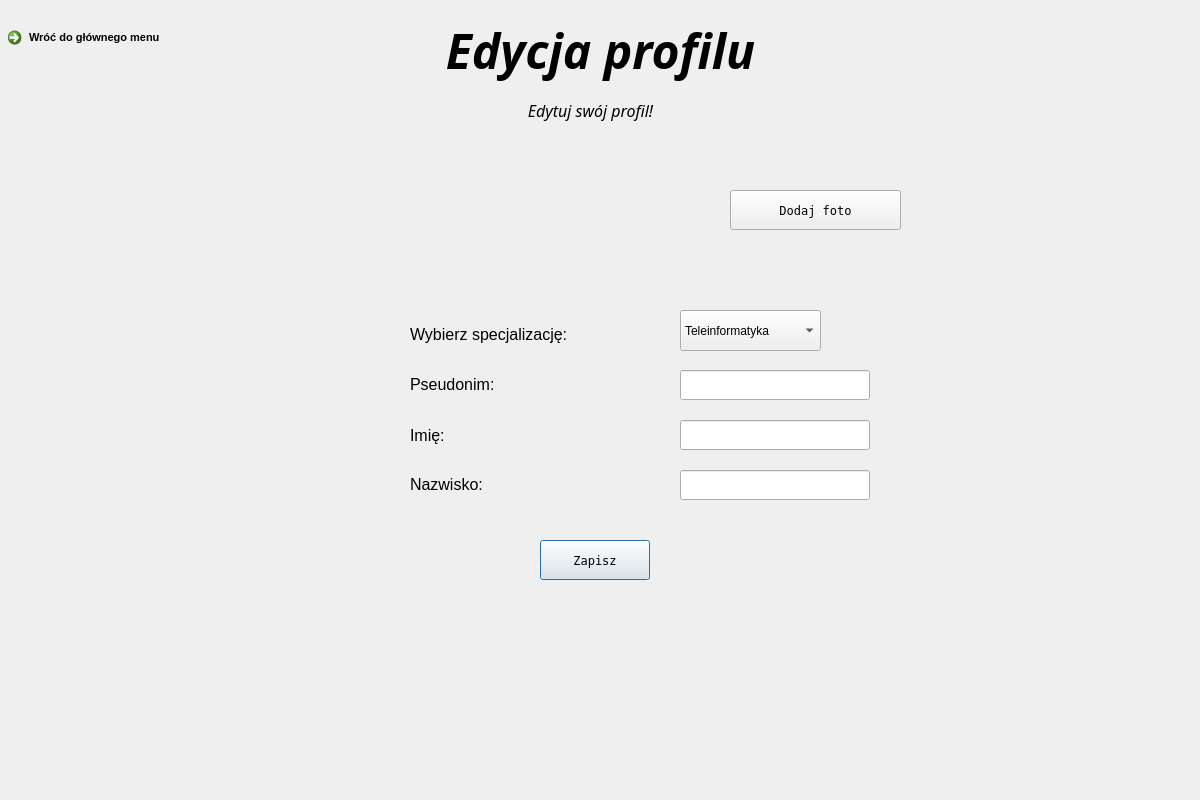
<?xml version="1.0" encoding="UTF-8"?>
<ui version="4.0">
 <class>Dialog</class>
 <widget class="QDialog" name="Dialog">
  <property name="geometry">
   <rect>
    <x>0</x>
    <y>0</y>
    <width>1200</width>
    <height>800</height>
   </rect>
  </property>
  <property name="windowTitle">
   <string>Dialog</string>
  </property>
  <widget class="QWidget" name="rejestracjaWidget" native="true">
   <property name="geometry">
    <rect>
     <x>0</x>
     <y>0</y>
     <width>1200</width>
     <height>800</height>
    </rect>
   </property>
   <property name="styleSheet">
    <string notr="true">QWidget#rejestracjaWidget{
background-color:qlineargradient(spread:pad, x1:0, y1:0, x2:1, y2:1, stop:0 rgba(179, 204, 117, 255), stop:1 rgba(255, 255, 255, 255))};</string>
   </property>
   <widget class="QLabel" name="nazwaTekst">
    <property name="geometry">
     <rect>
      <x>410</x>
      <y>420</y>
      <width>191</width>
      <height>31</height>
     </rect>
    </property>
    <property name="text">
     <string>&lt;html&gt;&lt;head/&gt;&lt;body&gt;&lt;p&gt;&lt;span style=&quot; font-size:12pt;&quot;&gt;Imię:&lt;/span&gt;&lt;/p&gt;&lt;/body&gt;&lt;/html&gt;</string>
    </property>
   </widget>
   <widget class="QLabel" name="hasloTekst">
    <property name="geometry">
     <rect>
      <x>410</x>
      <y>470</y>
      <width>190</width>
      <height>30</height>
     </rect>
    </property>
    <property name="text">
     <string>&lt;html&gt;&lt;head/&gt;&lt;body&gt;&lt;p&gt;&lt;span style=&quot; font-size:12pt;&quot;&gt;Nazwisko:&lt;/span&gt;&lt;/p&gt;&lt;/body&gt;&lt;/html&gt;</string>
    </property>
   </widget>
   <widget class="QLineEdit" name="pole_imie">
    <property name="geometry">
     <rect>
      <x>680</x>
      <y>420</y>
      <width>190</width>
      <height>30</height>
     </rect>
    </property>
   </widget>
   <widget class="QLineEdit" name="pole_naziwsko">
    <property name="geometry">
     <rect>
      <x>680</x>
      <y>470</y>
      <width>190</width>
      <height>30</height>
     </rect>
    </property>
   </widget>
   <widget class="QLabel" name="stworzTekst">
    <property name="geometry">
     <rect>
      <x>410</x>
      <y>90</y>
      <width>361</width>
      <height>41</height>
     </rect>
    </property>
    <property name="font">
     <font>
      <family>Sitka Text</family>
      <italic>true</italic>
     </font>
    </property>
    <property name="text">
     <string>&lt;html&gt;&lt;head/&gt;&lt;body&gt;&lt;p align=&quot;center&quot;&gt;&lt;span style=&quot; font-size:12pt;&quot;&gt;Edytuj swój profil!&lt;/span&gt;&lt;/p&gt;&lt;/body&gt;&lt;/html&gt;</string>
    </property>
   </widget>
   <widget class="QLabel" name="blad2">
    <property name="geometry">
     <rect>
      <x>500</x>
      <y>500</y>
      <width>210</width>
      <height>30</height>
     </rect>
    </property>
    <property name="text">
     <string>&lt;html&gt;&lt;head/&gt;&lt;body&gt;&lt;p align=&quot;center&quot;&gt;&lt;br/&gt;&lt;/p&gt;&lt;/body&gt;&lt;/html&gt;</string>
    </property>
   </widget>
   <widget class="QPushButton" name="przycisk_kontynuuj">
    <property name="geometry">
     <rect>
      <x>540</x>
      <y>540</y>
      <width>110</width>
      <height>40</height>
     </rect>
    </property>
    <property name="font">
     <font>
      <family>Terminal</family>
     </font>
    </property>
    <property name="text">
     <string>Zapisz</string>
    </property>
   </widget>
   <widget class="QLabel" name="powtorzTekst">
    <property name="geometry">
     <rect>
      <x>410</x>
      <y>320</y>
      <width>190</width>
      <height>30</height>
     </rect>
    </property>
    <property name="text">
     <string>&lt;html&gt;&lt;head/&gt;&lt;body&gt;&lt;p&gt;&lt;span style=&quot; font-size:12pt;&quot;&gt;Wybierz specjalizację:&lt;/span&gt;&lt;/p&gt;&lt;/body&gt;&lt;/html&gt;</string>
    </property>
   </widget>
   <widget class="QLabel" name="nazwaTekst_2">
    <property name="geometry">
     <rect>
      <x>410</x>
      <y>370</y>
      <width>190</width>
      <height>30</height>
     </rect>
    </property>
    <property name="text">
     <string>&lt;html&gt;&lt;head/&gt;&lt;body&gt;&lt;p&gt;&lt;span style=&quot; font-size:12pt;&quot;&gt;Pseudonim:&lt;/span&gt;&lt;/p&gt;&lt;/body&gt;&lt;/html&gt;</string>
    </property>
   </widget>
   <widget class="QLineEdit" name="pole_pseudonim">
    <property name="geometry">
     <rect>
      <x>680</x>
      <y>370</y>
      <width>190</width>
      <height>30</height>
     </rect>
    </property>
   </widget>
   <widget class="QCommandLinkButton" name="commandLinkButton">
    <property name="geometry">
     <rect>
      <x>0</x>
      <y>20</y>
      <width>201</width>
      <height>41</height>
     </rect>
    </property>
    <property name="font">
     <font>
      <family>Segoe UI</family>
      <pointsize>8</pointsize>
     </font>
    </property>
    <property name="cursor">
     <cursorShape>ArrowCursor</cursorShape>
    </property>
    <property name="text">
     <string>Wróć do głównego menu</string>
    </property>
   </widget>
   <widget class="QLabel" name="label">
    <property name="geometry">
     <rect>
      <x>490</x>
      <y>140</y>
      <width>211</width>
      <height>141</height>
     </rect>
    </property>
    <property name="text">
     <string/>
    </property>
    <property name="pixmap">
     <pixmap>../images/profilowe.jpg</pixmap>
    </property>
    <property name="scaledContents">
     <bool>true</bool>
    </property>
   </widget>
   <widget class="QPushButton" name="przycisk_zaladuj">
    <property name="geometry">
     <rect>
      <x>730</x>
      <y>190</y>
      <width>171</width>
      <height>40</height>
     </rect>
    </property>
    <property name="font">
     <font>
      <family>Terminal</family>
     </font>
    </property>
    <property name="text">
     <string>Dodaj foto</string>
    </property>
   </widget>
   <widget class="QComboBox" name="wybor_specializacji">
    <property name="geometry">
     <rect>
      <x>680</x>
      <y>310</y>
      <width>141</width>
      <height>41</height>
     </rect>
    </property>
    <item>
     <property name="text">
      <string>Teleinformatyka</string>
     </property>
    </item>
    <item>
     <property name="text">
      <string>Informatyka</string>
     </property>
    </item>
    <item>
     <property name="text">
      <string>Budowa_maszyn</string>
     </property>
    </item>
    <item>
     <property name="text">
      <string>Elektronika</string>
     </property>
    </item>
    <item>
     <property name="text">
      <string>Architektura</string>
     </property>
    </item>
   </widget>
   <widget class="QLabel" name="tekstGlowny">
    <property name="geometry">
     <rect>
      <x>420</x>
      <y>10</y>
      <width>361</width>
      <height>81</height>
     </rect>
    </property>
    <property name="font">
     <font>
      <family>Candara</family>
      <pointsize>14</pointsize>
      <italic>true</italic>
     </font>
    </property>
    <property name="text">
     <string>&lt;html&gt;&lt;head/&gt;&lt;body&gt;&lt;p align=&quot;center&quot;&gt;&lt;span style=&quot; font-size:36pt; font-weight:700;&quot;&gt;Edycja profilu&lt;/span&gt;&lt;/p&gt;&lt;/body&gt;&lt;/html&gt;</string>
    </property>
   </widget>
  </widget>
 </widget>
 <resources/>
 <connections/>
</ui>
